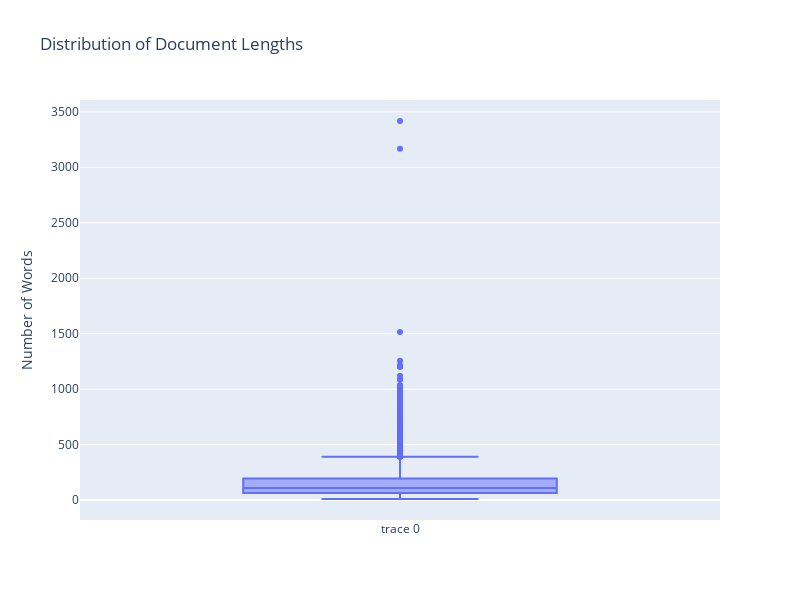

Notebook source saved alongside this figure:
### Code cell
doc_lengths = [len(reuters.words(fileid)) for fileid in fileids]

fig = go.Figure(data=[go.Box(y=doc_lengths)])

fig.update_layout(
    title='Distribution of Document Lengths',
    yaxis_title='Number of Words',
    height=600,
    width=800
)

fig.show()

### Figure 1 — Plotly figure (JSON) as saved in the notebook; plotly's stock layout.template omitted (floating-point values rounded to 4 significant figures; data arrays with more than 128 entries replaced by an {"elided": "..."} marker saying what was removed)
{"data": [{"type": "box", "y": {"elided": "10788 int values"}}], "layout": {"height": 600, "title": {"text": "Distribution of Document Lengths"}, "width": 800, "yaxis": {"title": {"text": "Number of Words"}}}}
